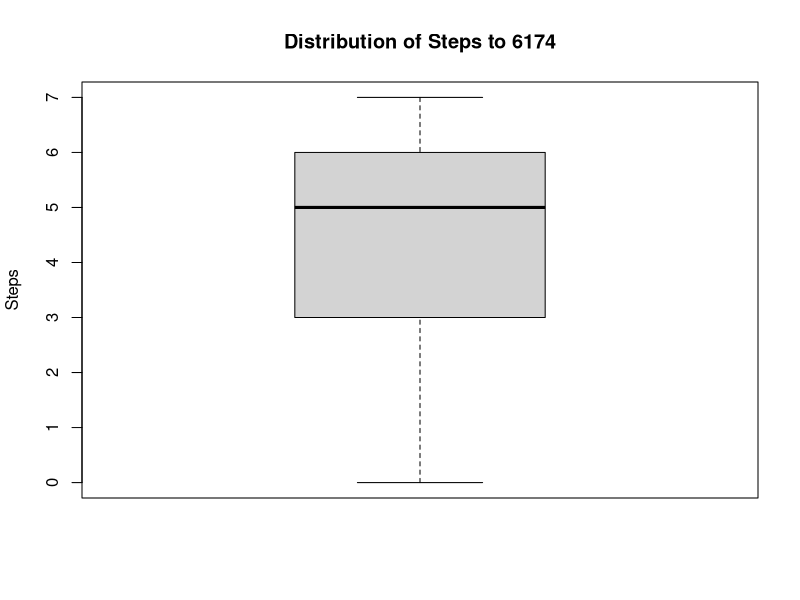
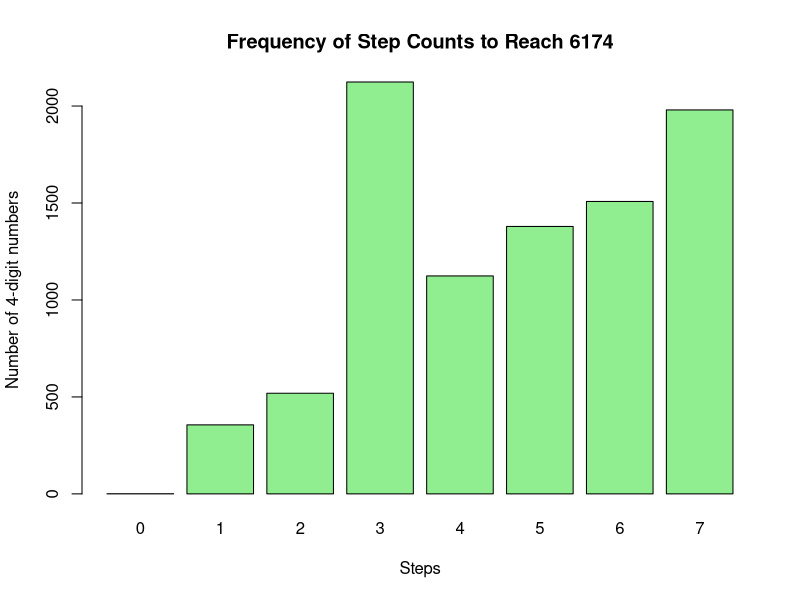
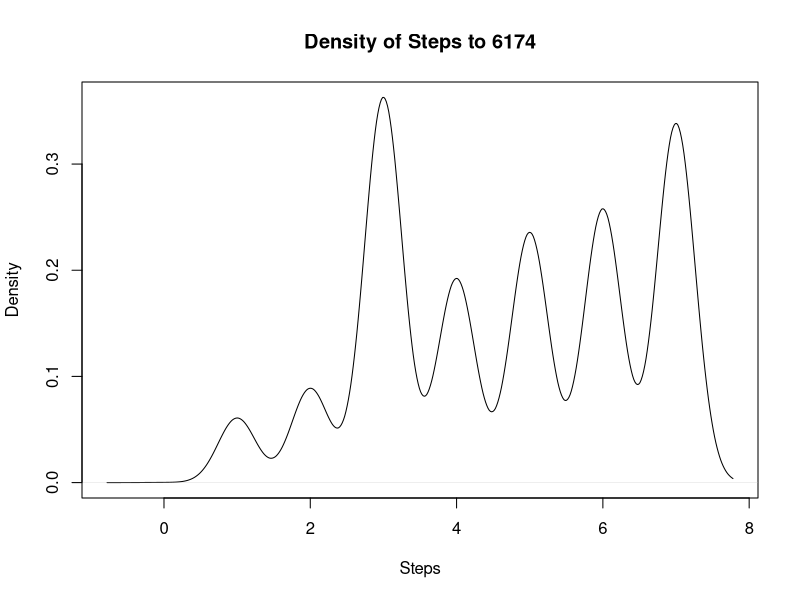
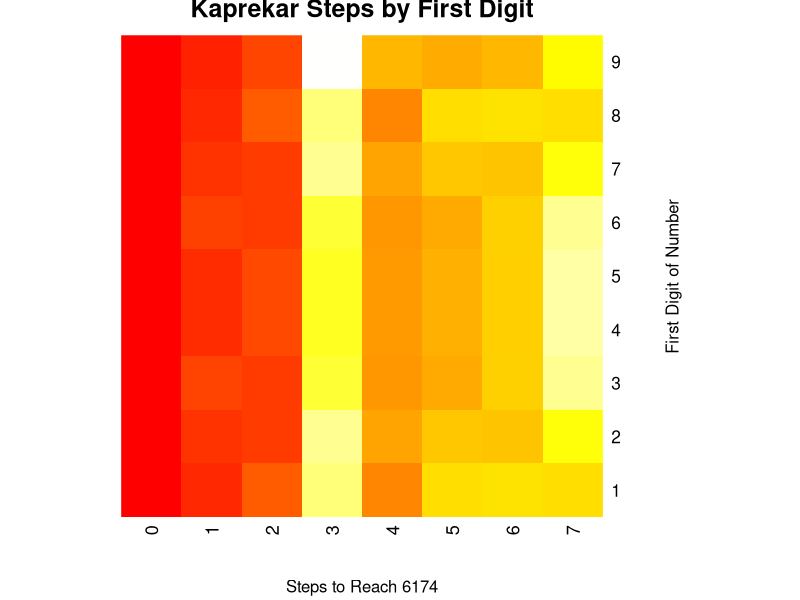

Write R code to recreate these figures, in order.
setwd("C:/Users/AlecB/Repos/C-PlusPlus/random")

library(readr)
k_steps <- read_csv("kaprekar_steps.csv")

boxplot(k_steps$Steps, main = "Distribution of Steps to 6174", ylab = "Steps")

barplot(table(k_steps$Steps),
        main = "Frequency of Step Counts to Reach 6174",
        xlab = "Steps",
        ylab = "Number of 4-digit numbers",
        col = "lightgreen")

plot(density(k_steps$Steps), main = "Density of Steps to 6174", xlab = "Steps")

k_steps$FirstDigit <- as.numeric(substr(k_steps$Number, 1, 1))
heat_data <- table(k_steps$FirstDigit, k_steps$Steps)
heat_matrix <- as.matrix(heat_data)
heatmap(heat_matrix, Rowv = NA, Colv = NA,
        main = "Kaprekar Steps by First Digit",
        xlab = "Steps to Reach 6174",
        ylab = "First Digit of Number",
        col = heat.colors(256), scale = "none")


